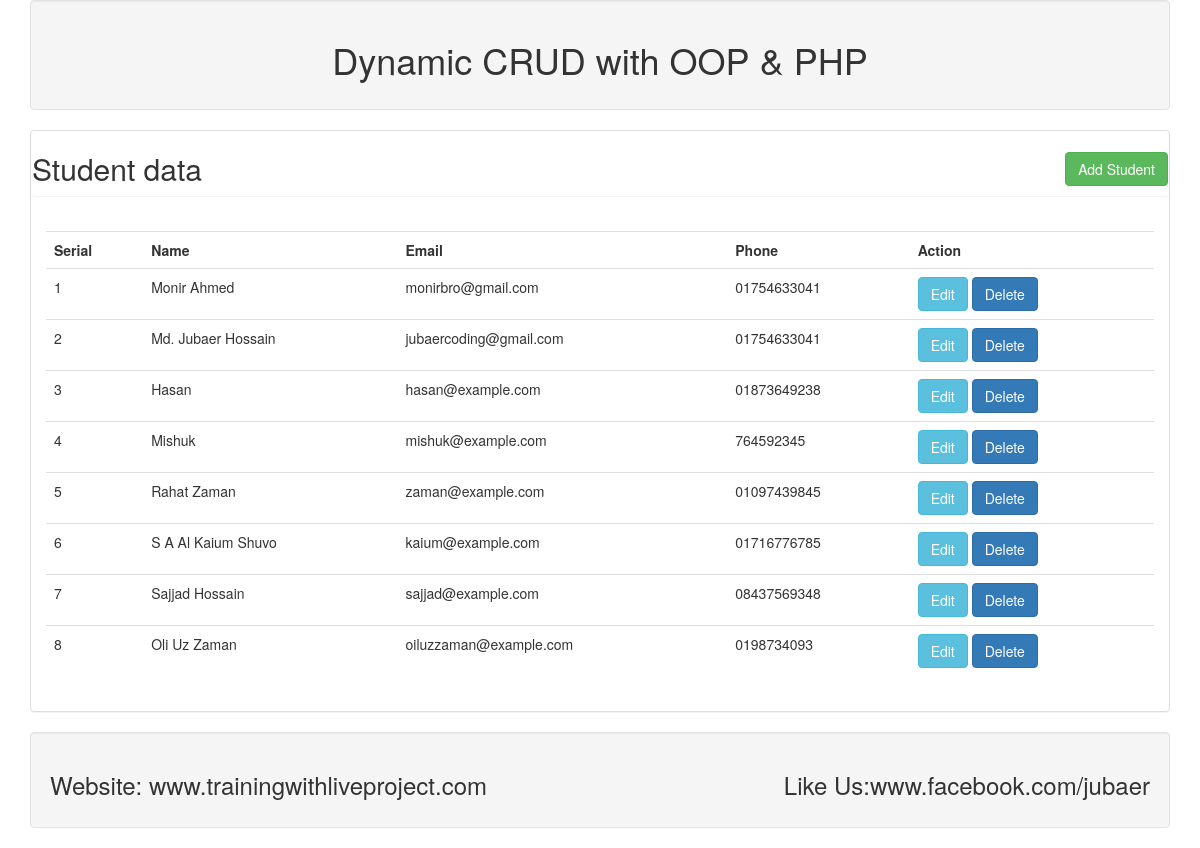
The page / on the database its author committed.
### tables this page shows
CREATE TABLE `tbl_student` (
  `id` int(11) NOT NULL,
  `name` varchar(255) NOT NULL,
  `email` varchar(255) NOT NULL,
  `phone` varchar(255) NOT NULL
);

### library/Database.php (called while the page is built, shortened)
<?php
class Database{
    private $hostdb = "localhost";
    private $userdb = "root";
    private $passdb = "jubaer";
    private $namedb = "db_student";
    private $pdo;
    public function __construct(){
if(!isset($this->pdo)){
     $dsn = "mysql:host=".$this->hostdb."; dbname=".$this->namedb;
    try {
        $link = new PDO($dsn, $this->userdb,$this->passdb);
        $link->setAttribute(PDO::ATTR_ERRMODE, PDO::ERRMODE_EXCEPTION);
        $link->exec("SET CHARACTER SET utf8");
        $this->pdo = $link;
    } catch (PDOException $ex){
        die("Failed to connect with Database".$ex->getMessage());
    }
  }
}
public function select($table, $data = array()){
    $sql = 'SELECT ';
    $sql.= array_key_exists("select", $data)?$data['select']:'*';
    $sql.= ' FROM '.$table;
    if(array_key_exists('order_by', $data)){
        $sql.=" ORDER BY ".$data['order_by'];
    }
    $query = $this->pdo->prepare($sql);
    $query->execute();
    if(array_key_exists('return_type', $data)){
        switch($data['return_type']){
            case 'count':
                $value = $query->rowCount();
            break;
            case 'single':
                $value = $query->fetch(PDO::FETCH_ASSOC);
                break;
            default:
                $value = '';
        }
    } else{
        if($query->rowCount() > 0) {
            $value = $query->fetchAll();
        }
    }
    return !empty($value)?$value:false;
}
}
?>

### index.php (the view, shortened to what this page needs)
<?php
include('includes/header.php');
include('library/Database.php');
?>
<div class="panel panel-default">
<div class="panel heading">
 <h2>Student data<a class="btn btn-success pull-right" href="addstudent.php">Add Student</a></h2>
</div>
<div class="panel-body">
<table class="table table-stripped">
<tr>
    <th>Serial</th>
    <th>Name</th>
    <th>Email</th>
    <th>Phone</th>
    <th>Action</th>
</tr>
<?php
  $db = new Database();
  $table = "tbl_student";
  $order_by = array('order_by' => 'id DESC');
  $studentData = $db->select($table, $order_by);
    if(!empty($studentData)){
        $i = 0;
        foreach($studentData as $data){
    $i++;
    ?>
<tr>
    <td><?php echo $i; ?></td>
    <td><?php echo $data['name']; ?></td>
    <td><?php echo $data['email']; ?></td>
    <td><?php echo $data['phone']; ?></td>
    <td><a class="btn btn-info" href="editstudent.php?id=<?php echo $data['id']; ?>">Edit</a>
    <a class="btn btn-primary" href="library/process_student.php?action=delete&id=<?php echo $data['id']; ?>" onclick="return confirm('Are you sure to delete?')">Delete</a></td>
</tr>
<?php
            }
    } else{
        echo "<tr><td colspan = '5'><h2>No Student Data Found!</h2></td></tr>";
    }
    ?>
</table>
</div>
</div>
<?php include('includes/footer.php'); ?>

### includes/header.php (shortened to what this page needs)
<!DOCTYPE html>
<html>
<head>
   <link rel="stylesheet" href="includes/bootstrap.min.css"/>
    </head>
    <body>
        <div class="container">
           <div class="well text-center">
              <h1>Dynamic CRUD with OOP & PHP</h1>
           </div>

### includes/footer.php
<div class="well">
 <h3>Website: www.trainingwithliveproject.com
             <span class="pull-right">Like Us:www.facebook.com/jubaer</span></h3>
         </div>
     </div>
 </body>

### rows shown on the page
tbl_student: name "Monir Ahmed", email "monirbro@gmail.com", phone "01754633041"
tbl_student: name "Md. Jubaer Hossain", email "jubaercoding@gmail.com", phone "01754633041"
tbl_student: name "Hasan", email "hasan@example.com", phone "01873649238"
tbl_student: name "Mishuk", email "mishuk@example.com", phone "764592345"
tbl_student: name "Rahat Zaman", email "zaman@example.com", phone "01097439845"
tbl_student: name "S A Al Kaium Shuvo", email "kaium@example.com", phone "01716776785"
tbl_student: name "Sajjad Hossain", email "sajjad@example.com", phone "08437569348"
tbl_student: name "Oli Uz Zaman", email "oiluzzaman@example.com", phone "0198734093"
